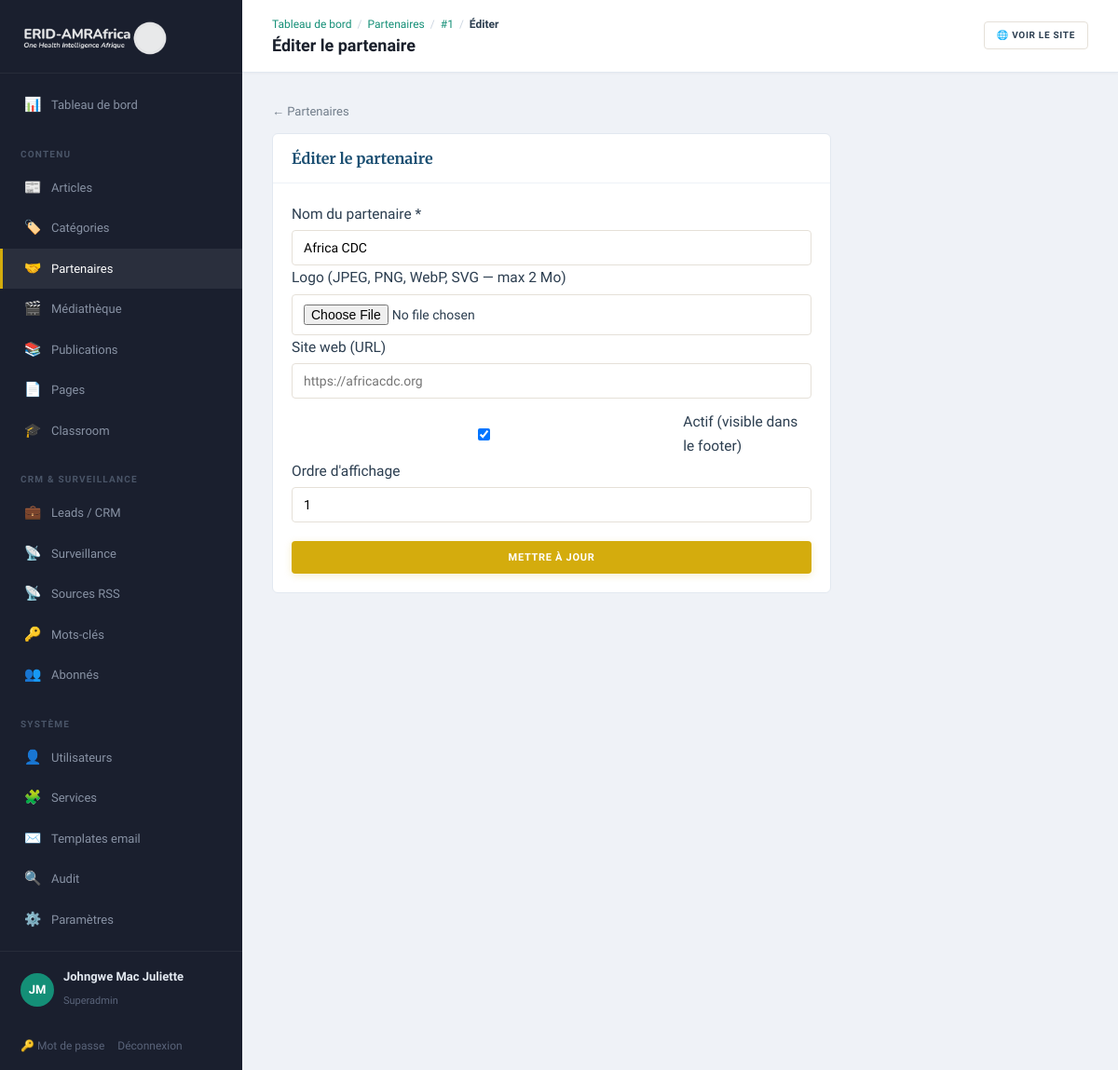
Page /admin/partners/1/edit (signed in) on the committed database.
### tables this page shows
CREATE TABLE partners (
    id          INT UNSIGNED AUTO_INCREMENT PRIMARY KEY,
    name        VARCHAR(150)    NOT NULL,
    logo_path   VARCHAR(255)    NULL,
    website_url VARCHAR(500)    NULL,
    is_active   TINYINT(1)      NOT NULL DEFAULT 1,
    sort_order  SMALLINT        NOT NULL DEFAULT 0,
    created_at  DATETIME        NOT NULL DEFAULT CURRENT_TIMESTAMP,
    updated_at  DATETIME        NOT NULL DEFAULT CURRENT_TIMESTAMP ON UPDATE CURRENT_TIMESTAMP
);

### app/Core/View.php (called while the page is built, shortened)
<?php
final class View
{
    public static function render(string $template, array $data = [], string $layout = 'public'): void
    {
        $root = Config::get('root');
        extract($data, EXTR_SKIP);
        require $root . '/app/Views/' . $template . '.php';
    }
    public static function e(?string $s): string
    {
        return htmlspecialchars((string) $s, ENT_QUOTES, 'UTF-8');
    }
}

### app/Core/Controller.php (called while the page is built, shortened)
<?php
abstract class Controller
{
    protected function view(string $template, array $data = [], string $layout = 'public'): void
    {
        View::render($template, $data, $layout);
    }
}

### app/Controllers/Admin/PartnersController.php (called while the page is built, shortened)
<?php
final class PartnersController extends Controller
{
    public function edit(string $id): void
    {
        $partner = Database::one('SELECT * FROM partners WHERE id = ?', [(int) $id]);
        $this->view('admin/partner_form', ['title' => 'Éditer le partenaire', 'partner' => $partner], 'admin');
    }
}

### public/index.php (called while the page is built, shortened)
<?php
spl_autoload_register(function (string $class): void {
    $path = APP_ROOT . '/app/' . str_replace('\\', '/', substr($class, 4)) . '.php';
});
$router = new Router();
$router->dispatch($_SERVER['REQUEST_METHOD'], $_SERVER['REQUEST_URI']);

### app/Core/Config.php (called while the page is built, shortened)
<?php
final class Config
{
    private static array $data = [];
    public static function load(string $root): void
    {
        $env = [];
        self::$data = [
            'app' => [
                'name'   => $env['APP_NAME']   ?? 'ERID-AMRAfrica',
                'env'    => $env['APP_ENV']    ?? 'production',
                'url'    => $env['APP_URL']    ?? 'http://localhost:8080',
                'locale' => $env['APP_LOCALE'] ?? 'fr',
            ],
            'db' => [
                'host' => $env['DB_HOST'] ?? '127.0.0.1',
                'port' => $env['DB_PORT'] ?? '3306',
                'name' => $env['DB_NAME'] ?? 'erid_amrafrica',
                'user' => $env['DB_USER'] ?? 'root',
                'pass' => $env['DB_PASS'] ?? '',
            ],
            'mail' => [
                'from'      => $env['MAIL_FROM'] ?? 'consulting@erid-amrafrica.org',
                'from_name' => $env['MAIL_FROM_NAME'] ?? 'ERID-AMRAfrica',
            ],
            'root' => $root,
        ];
    }
    public static function get(string $key): mixed
    {
        return self::$data[$key] ?? null;
    }
}

### app/Core/Database.php (called while the page is built, shortened)
<?php
final class Database
{
    private static ?PDO $pdo = null;
    public static function pdo(): PDO
    {
        if (self::$pdo === null) {
            $cfg = Config::get('db');
            $dsn = sprintf(
                'mysql:host=%s;port=%s;dbname=%s;charset=utf8mb4',
                $cfg['host'], $cfg['port'], $cfg['name']
            );
            try {
                self::$pdo = new PDO($dsn, $cfg['user'], $cfg['pass'], [
                    PDO::ATTR_ERRMODE            => PDO::ERRMODE_EXCEPTION,
                    PDO::ATTR_DEFAULT_FETCH_MODE => PDO::FETCH_ASSOC,
                    PDO::ATTR_EMULATE_PREPARES   => false,
                    PDO::MYSQL_ATTR_INIT_COMMAND => "SET NAMES utf8mb4 COLLATE utf8mb4_unicode_ci",
                ]);
            } catch (PDOException $e) {
                http_response_code(500);
                exit('Database connection failed.');
            }
        }
        return self::$pdo;
    }
    public static function one(string $sql, array $params = []): ?array
    {
        $stmt = self::pdo()->prepare($sql);
        $stmt->execute($params);
        $row = $stmt->fetch();
        return $row ?: null;
    }
}

### app/Views/admin/partner_form.php (the view, shortened to what this page needs)
<?php
$e = fn($s) => View::e($s);
$p = $partner ?? [];
$isEdit = !empty($p);
?>
<a class="back" href="/admin/partners">&larr; Partenaires</a>
<div class="panel" style="max-width:600px">
  <h2><?= $isEdit ? 'Éditer le partenaire' : 'Nouveau partenaire' ?></h2>
  <form method="post" action="<?= $isEdit ? '/admin/partners/' . (int)$p['id'] : '/admin/partners' ?>" enctype="multipart/form-data">
    <label>Nom du partenaire *<input type="text" name="name" required value="<?= $e($p['name'] ?? '') ?>" placeholder="Africa CDC"></label>
    <label style="margin-top:12px">Logo (JPEG, PNG, WebP, SVG — max 2 Mo)
      <input type="file" name="logo" accept="image/jpeg,image/png,image/webp,image/svg+xml">
    </label>
    <label style="margin-top:12px">Site web (URL)<input type="url" name="website_url" value="<?= $e($p['website_url'] ?? '') ?>" placeholder="https://africacdc.org"></label>
    <label style="margin-top:12px;display:flex;align-items:center;gap:8px">
      <input type="checkbox" name="is_active" value="1" <?= ($p['is_active'] ?? 1) ? 'checked' : '' ?>> Actif (visible dans le footer)
    </label>
    <?php if ($isEdit): ?>
    <label style="margin-top:12px">Ordre d'affichage<input type="number" name="sort_order" value="<?= (int)($p['sort_order'] ?? 0) ?>"></label>
    <?php endif; ?>
    <button class="btn btn-gold full" type="submit" style="margin-top:20px"><?= $isEdit ? 'Mettre à jour' : 'Créer le partenaire' ?></button>
  </form>
</div>

### app/Core/Router.php (shortened to what this page needs)
<?php
final class Router
{
    private array $routes = ['GET' => [], 'POST' => []];
    public function get(string $path, callable|array $handler): void
    {
        $this->routes['GET'][$this->normalize($path)] = $handler;
    }
    public function post(string $path, callable|array $handler): void
    {
        $this->routes['POST'][$this->normalize($path)] = $handler;
    }
    private function normalize(string $path): string
    {
        return '/' . trim($path, '/');
    }
    public function dispatch(string $method, string $uri): void
    {
        $path = $this->normalize(parse_url($uri, PHP_URL_PATH) ?: '/');
        foreach ($this->routes[$method] ?? [] as $route => $handler) {
            $pattern = '#^' . preg_replace('#\{[a-zA-Z_]+\}#', '([^/]+)', $route) . '$#';
            if (preg_match($pattern, $path, $m)) {
                array_shift($m);
                $this->invoke($handler, $m);
                return;
            }
        }
    }
    private function invoke(callable|array $handler, array $args): void
    {
        if (is_array($handler)) {
            [$class, $method] = $handler;
            (new $class())->{$method}(...$args);
            return;
        }
    }
}

### public/assets/css/app.css (style rules this page uses)
:root { --navy:#1B4F72;--navy-d:#154360;--navy-l:#2E86C1; --teal:#148F77;--teal-d:#0E6655;--teal-l:#1ABC9C; --gold:#D4AC0D;--gold-d:#B7950B;--gold-l:#F4D03F; --green:#27AE60;--green-d:#1E8449;--green-l:#58D68D; --burgundy:#78281F;--burgundy-d:#5B1F18; --red:#CB4335;--warm:#F8F4EF; --accent:#148F77; --c-spillover:#1B4F72;--c-amr:#148F77;--c-policy:#D4AC0D;--c-tech:#27AE60; --ink:#2C3E50;--muted:#717D8A;--light:#A6ACAF; --bg:#FCFAF7;--bg-alt:#F4F0EB;--card:#fff;--line:#E5E0D8; --font-d:'Merriweather',Georgia,serif; --font-b:'Source Sans 3','Source Sans Pro',system-ui,sans-serif; --w:1140px; --radius:10px;--radius-sm:6px;--radius-xs:4px; --shadow:0 2px 12px rgba(44,62,80,.05); --shadow-lg:0 8px 28px rgba(44,62,80,.08); --shadow-hover:0 6px 24px rgba(44,62,80,.1); }
*,*::before,*::after { box-sizing:border-box }
html { overflow-x:hidden }
body { margin:0;font-family:var(--font-b);color:var(--ink);background:var(--bg);line-height:1.7;font-size:15.5px;-webkit-font-smoothing:antialiased;overflow-x:hidden }
a { color:var(--ink);text-decoration:none;transition:color .25s }
h1,h2,h3,h4 { font-family:var(--font-d);line-height:1.25;margin:0 }
.btn { display:inline-flex;align-items:center;justify-content:center;gap:6px;padding:10px 20px;font-weight:700;border:none;cursor:pointer;font-size:11px;font-family:var(--font-b);text-transform:uppercase;letter-spacing:.7px;transition:all .25s;line-height:1.4;border-radius:var(--radius-xs);position:relative }
.btn.full { width:100% }
.btn-gold { background:var(--gold);color:#fff;box-shadow:0 2px 8px rgba(212,172,13,.2) }
.intake-form input,.intake-form textarea,.intake-form select,.form-grid input,.form-grid textarea,.form-grid select,.panel input,.panel textarea,.panel select { width:100%;padding:10px 12px;border:1px solid var(--line);border-radius:var(--radius-xs);font-family:inherit;font-size:14px;margin-top:4px;background:#fff;transition:border .25s }
.back { display:inline-flex;align-items:center;gap:5px;margin-bottom:12px;color:var(--muted);font-size:13px;font-weight:500 }
body.admin { display:flex;background:#EFF2F7;font-family:var(--font-b);min-height:100vh }
.panel { background:#fff;border:1px solid #E2E8F0;padding:0;margin-bottom:18px;border-radius:var(--radius-sm);overflow:hidden }
.panel h2 { color:var(--navy);margin:0;font-size:16px;padding:16px 20px;border-bottom:1px solid #EDF2F7 }
.panel > form,.panel > dl,.panel > div:not(.panel__head):not(.dash-mini-list) { padding:20px }

### rows in the picture
partners: name "Africa CDC", is_active "☑", sort_order "1"

### other values in the picture
$e($c[0]) "Tableau de bord"
$e($c[0]) "Partenaires"
$e($c[0]) "#1"
$e($c[0]) "Éditer"
